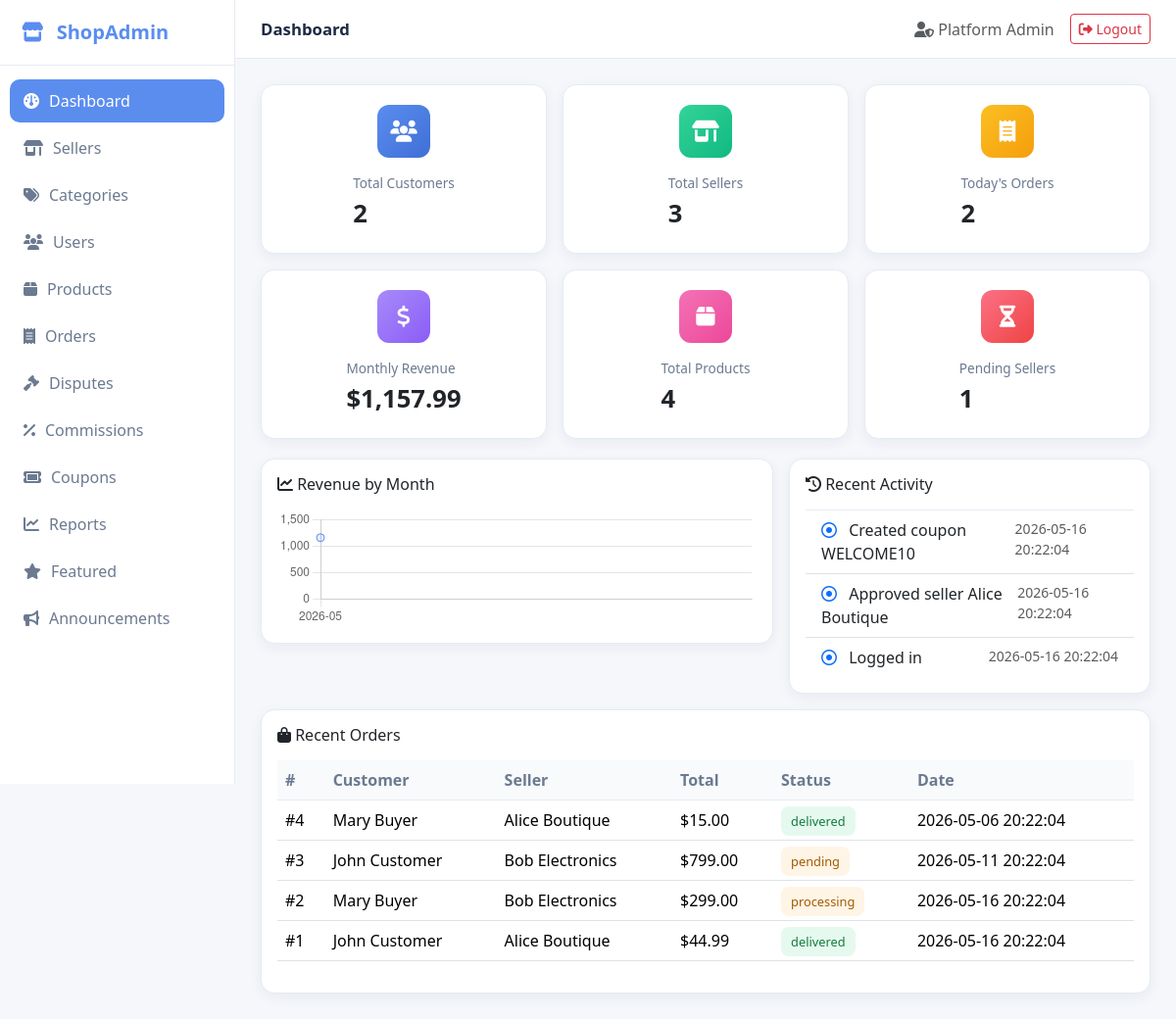
Screenshot of /index.php?url=dashboard (signed in) with the database file from the repository.
### tables this page shows
CREATE TABLE IF NOT EXISTS `activity_log` (
  `id` INT UNSIGNED AUTO_INCREMENT PRIMARY KEY,
  `actor` VARCHAR(120) NOT NULL,
  `action` VARCHAR(255) NOT NULL,
  `created_at` TIMESTAMP DEFAULT CURRENT_TIMESTAMP
);

CREATE TABLE IF NOT EXISTS `orders` (
  `id` INT UNSIGNED AUTO_INCREMENT PRIMARY KEY,
  `customer_id` INT UNSIGNED NOT NULL,
  `seller_id` INT UNSIGNED NOT NULL,
  `total_amount` DECIMAL(10,2) NOT NULL DEFAULT 0,
  `status` ENUM('pending','processing','shipped','delivered','cancelled') NOT NULL DEFAULT 'pending',
  `created_at` TIMESTAMP DEFAULT CURRENT_TIMESTAMP,
  FOREIGN KEY (`customer_id`) REFERENCES `users`(`id`) ON DELETE CASCADE,
  FOREIGN KEY (`seller_id`) REFERENCES `sellers`(`id`) ON DELETE CASCADE
);

CREATE TABLE IF NOT EXISTS `users` (
  `id` INT UNSIGNED AUTO_INCREMENT PRIMARY KEY,
  `name` VARCHAR(100) NOT NULL,
  `email` VARCHAR(150) NOT NULL UNIQUE,
  `password` VARCHAR(255) NOT NULL,
  `role` ENUM('admin','seller','customer','delivery') NOT NULL DEFAULT 'customer',
  `status` ENUM('active','inactive','suspended','pending') NOT NULL DEFAULT 'active',
  `phone` VARCHAR(30) DEFAULT NULL,
  `avatar` VARCHAR(255) DEFAULT NULL,
  `created_at` TIMESTAMP DEFAULT CURRENT_TIMESTAMP
);

CREATE TABLE IF NOT EXISTS `sellers` (
  `id` INT UNSIGNED AUTO_INCREMENT PRIMARY KEY,
  `user_id` INT UNSIGNED NOT NULL,
  `shop_name` VARCHAR(150) NOT NULL,
  `description` TEXT,
  `commission_rate` DECIMAL(5,2) NOT NULL DEFAULT 10.00,
  `approval_status` ENUM('pending','approved','rejected') NOT NULL DEFAULT 'pending',
  `is_suspended` TINYINT(1) NOT NULL DEFAULT 0,
  `banner` VARCHAR(255) DEFAULT NULL,
  `created_at` TIMESTAMP DEFAULT CURRENT_TIMESTAMP,
  FOREIGN KEY (`user_id`) REFERENCES `users`(`id`) ON DELETE CASCADE
);

### controllers/Controller.php (called while the page is built, shortened)
<?php
class Controller {
    public function __construct($db) { $this->db = $db; }
    protected function view($path, $data = []) {
        extract($data);
        require __DIR__ . '/../views/layouts/header.php';
        require __DIR__ . '/../views/' . $path . '.php';
        require __DIR__ . '/../views/layouts/footer.php';
    }
}

### controllers/DashboardController.php (called while the page is built, shortened)
<?php
require_once __DIR__ . '/Controller.php';
require_once __DIR__ . '/../models/UserModel.php';
require_once __DIR__ . '/../models/ProductModel.php';
require_once __DIR__ . '/../models/OrderModel.php';
require_once __DIR__ . '/../models/ActivityModel.php';
class DashboardController extends Controller {
    public function index() {
        $u = new UserModel($this->db);
        $s = new SellerModel($this->db);
        $p = new ProductModel($this->db);
        $o = new OrderModel($this->db);
        $a = new ActivityModel($this->db);
        $data = [
            'pageTitle' => 'Dashboard',
            'totalUsers' => $u->countByRole('customer'),
            'totalSellers' => method_exists($s, 'countAll')
                ? $s->countAll()
                : $this->countTable('sellers'),
            'pending' => method_exists($s, 'countPending')
                ? $s->countPending()
                : $this->countPendingFallback(),
            'todayOrders' => $o->todayCount(),
            'monthRev' => $o->monthlyRevenue(),
            'revenueSeries' => $o->revenueByMonth(),
            'recent' => $o->recent(5),
            'totalProds' => $p->countAll(),
            'activity' => $a->recent(8),
        ];
        $this->view('dashboard/index', $data);
    }
    private function countTable($table)
    {
        $result = $this->db->query("SELECT COUNT(*) as total FROM $table");
        return $result->fetch_assoc()['total'] ?? 0;
    }
    private function countPendingFallback()
    {
        $result = $this->db->query("
            SELECT COUNT(*) as total
            FROM sellers
            WHERE approval_status='pending'
        ");
        return $result->fetch_assoc()['total'] ?? 0;
    }
}

### index.php (called while the page is built, shortened)
<?php
require_once __DIR__ . '/config/db.php';
require_once __DIR__ . '/includes/helpers.php';
require_once __DIR__ . '/includes/auth.php';
$url = $_GET['url'] ?? 'auth/login';
$url = trim($url, '/');
$parts = array_values(array_filter(explode('/', $url)));
$action         = $parts[1] ?? 'index';
$params         = array_slice($parts, 2);
$obj = new $controller($conn);
call_user_func_array([$obj, $action], $params);

### includes/helpers.php (called while the page is built, shortened)
<?php
function e($v) {
    return htmlspecialchars((string)$v, ENT_QUOTES, 'UTF-8');
}
function url($path = '') {
    return BASE_URL . '/index.php?url=' . ltrim($path, '/');
}

### includes/auth.php (called while the page is built, shortened)
<?php
function current_user() {
    return [
        'id'    => $_SESSION['user_id']    ?? null,
        'name'  => $_SESSION['user_name']  ?? '',
        'email' => $_SESSION['user_email'] ?? '',
        'role'  => $_SESSION['user_role']  ?? '',
    ];
}

### models/Model.php (called while the page is built, shortened)
<?php
class Model {
    public function __construct($db) { $this->db = $db; }
}

### models/ActivityModel.php (called while the page is built)
<?php
require_once __DIR__ . '/Model.php';
class ActivityModel extends Model {
    public function recent($limit = 8) {
        $stmt = $this->db->prepare("SELECT * FROM activity_log ORDER BY id DESC LIMIT ?");
        $stmt->bind_param('i', $limit); $stmt->execute();
        return $stmt->get_result()->fetch_all(MYSQLI_ASSOC);
    }
}

### models/UserModel.php (called while the page is built, shortened)
<?php
require_once __DIR__ . '/Model.php';
class UserModel extends Model {
    public function countByRole($role) {
        $stmt = $this->db->prepare("
            SELECT COUNT(*) AS c
            FROM users
            WHERE role = ?
        ");
        $stmt->bind_param('s', $role);
        $stmt->execute();
        $row = $stmt->get_result()->fetch_assoc();
        return (int)($row['c'] ?? 0);
    }
}

### models/OrderModel.php (called while the page is built, shortened)
<?php
require_once __DIR__ . '/Model.php';
class OrderModel extends Model {
    public function todayCount() {
        return (int)$this->db->query("SELECT COUNT(*) c FROM orders WHERE DATE(created_at)=CURDATE()")->fetch_assoc()['c'];
    }
    public function monthlyRevenue() {
        $r = $this->db->query("SELECT COALESCE(SUM(total_amount),0) s FROM orders WHERE MONTH(created_at)=MONTH(CURDATE()) AND YEAR(created_at)=YEAR(CURDATE())")->fetch_assoc();
        return (float)$r['s'];
    }
public function revenueByMonth() {
    $sql = "
        SELECT
            DATE_FORMAT(created_at, '%Y-%m') AS ym,
            COALESCE(SUM(total_amount), 0) AS total
        FROM orders
        GROUP BY DATE_FORMAT(created_at, '%Y-%m')
        ORDER BY ym ASC
    ";
    $result = $this->db->query($sql);
    $data = [];
    while ($row = $result->fetch_assoc()) {
        $data[] = [
            'ym' => $row['ym'],
            'total' => (float)$row['total']
        ];
    }
    return $data;
}
    public function recent($limit = 5) {
        $stmt = $this->db->prepare("SELECT o.*, u.name AS customer_name, s.shop_name FROM orders o JOIN users u ON o.customer_id=u.id JOIN sellers s ON o.seller_id=s.id ORDER BY o.id DESC LIMIT ?");
        $stmt->bind_param('i', $limit); $stmt->execute();
        return $stmt->get_result()->fetch_all(MYSQLI_ASSOC);
    }
}

### models/ProductModel.php (called while the page is built, shortened)
<?php
require_once __DIR__ . '/Model.php';
class ProductModel extends Model {
    public function countAll() {
        return (int)$this->db->query("SELECT COUNT(*) c FROM products")
            ->fetch_assoc()['c'];
    }
}

### views/dashboard/index.php (the view)
<div class="row g-3">
  <?php
  $cards = [
    ['Total Customers', $totalUsers, 'fa-users', 'bg-blue'],
    ['Total Sellers', $totalSellers, 'fa-shop', 'bg-green'],
    ["Today's Orders", $todayOrders, 'fa-receipt', 'bg-orange'],
    ['Monthly Revenue', '$' . number_format($monthRev, 2), 'fa-dollar-sign', 'bg-purple'],
    ['Total Products', $totalProds, 'fa-box', 'bg-pink'],
    ['Pending Sellers', $pending, 'fa-hourglass-half', 'bg-red'],
  ];
  foreach ($cards as $c): ?>
    <div class="col-md-6 col-lg-4">
      <div class="card stat-card">
        <div class="stat-icon <?= $c[3] ?>">
          <i class="fa-solid <?= $c[2] ?>"></i>
        </div>
        <div>
          <p class="stat-label"><?= e($c[0]) ?></p>
          <p class="stat-value"><?= e($c[1]) ?></p>
        </div>
      </div>
    </div>
  <?php endforeach; ?>
</div>
<div class="row g-3 mt-1">
  <div class="col-lg-7">
    <div class="card p-3">
      <h6 class="mb-3"><i class="fa-solid fa-chart-line"></i> Revenue by Month</h6>
      <canvas id="revChart" height="120"></canvas>
    </div>
  </div>
  <div class="col-lg-5">
    <div class="card p-3">
      <h6 class="mb-3"><i class="fa-solid fa-clock-rotate-left"></i> Recent Activity</h6>
      <ul class="list-group list-group-flush">
        <?php foreach ($activity as $a): ?>
          <li class="list-group-item d-flex justify-content-between">
            <span>
              <i class="fa-regular fa-circle-dot text-primary me-2"></i>
              <?= e($a['action']) ?>
            </span>
            <small class="text-muted"><?= e($a['created_at']) ?></small>
          </li>
        <?php endforeach; ?>
      </ul>
    </div>
  </div>
</div>
<div class="card p-3 mt-3">
  <h6 class="mb-3"><i class="fa-solid fa-bag-shopping"></i> Recent Orders</h6>
  <div class="table-responsive">
    <table class="table align-middle">
      <thead>
        <tr>
          <th>#</th>
          <th>Customer</th>
          <th>Seller</th>
          <th>Total</th>
          <th>Status</th>
          <th>Date</th>
        </tr>
      </thead>
      <tbody>
        <?php foreach ($recent as $r): ?>
          <tr>
            <td>#<?= e($r['id']) ?></td>
            <td><?= e($r['customer_name']) ?></td>
            <td><?= e($r['shop_name']) ?></td>
            <td>$<?= number_format($r['total_amount'], 2) ?></td>
            <td>
              <span class="badge-soft badge-<?= $r['status'] === 'delivered' ? 'approved' : 'pending' ?>">
                <?= e($r['status']) ?>
              </span>
            </td>
            <td><?= e($r['created_at']) ?></td>
          </tr>
        <?php endforeach; ?>
      </tbody>
    </table>
  </div>
</div>
<script>
document.addEventListener("DOMContentLoaded", function () {
  const revenueSeries = <?= json_encode($revenueSeries ?? []) ?>;
  console.log("Revenue Series:", revenueSeries); // DEBUG
  const labels = revenueSeries.map(x => String(x.ym));
  const data = revenueSeries.map(x => Number(x.total));
  const canvas = document.getElementById('revChart');
  if (!canvas) return;
  const ctx = canvas.getContext('2d');
  new Chart(ctx, {
    type: 'line',
    data: {
      labels: labels.length ? labels : ['No Data'],
      datasets: [{
        label: 'Revenue ($)',
        data: data.length ? data : [0],
        borderColor: '#5b8def',
        backgroundColor: 'rgba(91,141,239,.15)',
        fill: true,
        tension: 0.35,
        pointRadius: 4
      }]
    },
    options: {
      responsive: true,
      plugins: {
        legend: { display: false }
      },
      scales: {
        y: {
          beginAtZero: true
        }
      }
    }
  });
});
</script>

### views/layouts/header.php (shortened to what this page needs)
<?php $u = current_user(); ?>
<!doctype html>
<html lang="en">
<head>
<link rel="stylesheet" href="https://cdn.jsdelivr.net/npm/bootstrap@5.3.2/dist/css/bootstrap.min.css">
<link rel="stylesheet" href="https://cdnjs.cloudflare.com/ajax/libs/font-awesome/6.5.0/css/all.min.css">
<link rel="stylesheet" href="https://cdn.datatables.net/1.13.7/css/dataTables.bootstrap5.min.css">
<link rel="stylesheet" href="<?= BASE_URL ?>/assets/css/style.css">
</head>
<body>
<div class="app-shell">
  <aside class="sidebar">
    <div class="brand"><i class="fa-solid fa-store"></i> <span><?= e(APP_NAME) ?></span></div>
    <nav class="menu">
      <a href="<?= url('dashboard') ?>"><i class="fa-solid fa-gauge"></i> Dashboard</a>
      <a href="<?= url('sellers') ?>"><i class="fa-solid fa-shop"></i> Sellers</a>
      <a href="<?= url('categories') ?>"><i class="fa-solid fa-tags"></i> Categories</a>
      <a href="<?= url('users') ?>"><i class="fa-solid fa-users"></i> Users</a>
      <a href="<?= url('products') ?>"><i class="fa-solid fa-box"></i> Products</a>
      <a href="<?= url('orders') ?>"><i class="fa-solid fa-receipt"></i> Orders</a>
      <a href="<?= url('disputes') ?>"><i class="fa-solid fa-gavel"></i> Disputes</a>
      <a href="<?= url('commissions') ?>"><i class="fa-solid fa-percent"></i> Commissions</a>
      <a href="<?= url('coupons') ?>"><i class="fa-solid fa-ticket"></i> Coupons</a>
      <a href="<?= url('reports') ?>"><i class="fa-solid fa-chart-line"></i> Reports</a>
      <a href="<?= url('featured') ?>"><i class="fa-solid fa-star"></i> Featured</a>
      <a href="<?= url('announcements') ?>"><i class="fa-solid fa-bullhorn"></i> Announcements</a>
    </nav>
  </aside>
  <div class="main">
    <header class="topbar">
      <div class="topbar-title"><?= e($pageTitle ?? 'Dashboard') ?></div>
      <div class="topbar-right">
        <span class="text-muted me-3"><i class="fa-solid fa-user-shield"></i> <?= e($u['name']) ?></span>
        <a class="btn btn-outline-danger btn-sm" href="<?= url('auth/logout') ?>"><i class="fa-solid fa-right-from-bracket"></i> Logout</a>
      </div>
    </header>
    <main class="content">

### views/layouts/footer.php (shortened to what this page needs)
    </main>
  </div>
</div>
</body>
</html>

### assets/css/style.css (style rules this page uses)
:root { --bg:#f5f7fb; --card:#fff; --primary:#5b8def; --primary-dark:#3f6fd6; --text:#1f2a44; --muted:#6b7a90; --border:#e6ebf2; --success:#22c55e; --danger:#ef4444; --warning:#f59e0b; --shadow:0 4px 14px rgba(20,30,60,.06); }
* { box-sizing:border-box }
body { margin:0;font-family:'Segoe UI',system-ui,sans-serif;background:var(--bg);color:var(--text) }
a { text-decoration:none;color:inherit }
.app-shell { display:flex;min-height:100vh }
.sidebar { width:240px;background:#fff;border-right:1px solid var(--border);padding:18px 0;position:sticky;top:0;height:100vh;transition:transform .25s }
.sidebar .brand { padding:0 22px 18px;font-weight:700;font-size:1.25rem;color:var(--primary);border-bottom:1px solid var(--border) }
.sidebar .brand i { margin-right:8px }
.sidebar .menu { display:flex;flex-direction:column;padding:14px 10px;gap:4px }
.sidebar .menu a { padding:10px 14px;border-radius:10px;color:var(--muted);font-weight:500;display:flex;align-items:center;gap:10px;transition:all .2s }
.sidebar .menu a.active { background:var(--primary);color:#fff }
.main { flex:1;display:flex;flex-direction:column;min-width:0 }
.topbar { background:#fff;padding:14px 26px;border-bottom:1px solid var(--border);display:flex;align-items:center;gap:14px;position:sticky;top:0;z-index:5 }
.topbar-title { font-weight:600;font-size:1.05rem }
.topbar-right { margin-left:auto;display:flex;align-items:center }
.content { padding:26px;max-width:100% }
.card { background:var(--card);border:1px solid var(--border);border-radius:14px;box-shadow:var(--shadow) }
.stat-card { padding:20px;display:flex;align-items:center;gap:16px;transition:transform .2s }
.stat-icon { width:54px;height:54px;border-radius:12px;display:flex;align-items:center;justify-content:center;font-size:22px;color:#fff }
.bg-blue { background:linear-gradient(135deg,#5b8def,#3f6fd6) }
.bg-green { background:linear-gradient(135deg,#34d399,#10b981) }
.bg-orange { background:linear-gradient(135deg,#fbbf24,#f59e0b) }
.bg-pink { background:linear-gradient(135deg,#f472b6,#ec4899) }
.bg-purple { background:linear-gradient(135deg,#a78bfa,#8b5cf6) }
.bg-red { background:linear-gradient(135deg,#fb7185,#ef4444) }
.stat-label { color:var(--muted);font-size:.85rem;margin:0 }
.stat-value { font-size:1.6rem;font-weight:700;margin:2px 0 0 }
.table thead th { background:#f8fafc;color:var(--muted);font-weight:600;border-bottom:1px solid var(--border) }
.badge-soft { padding:6px 10px;border-radius:8px;font-weight:500;font-size:.8rem }
.badge-pending { background:#fff5e6;color:#a35b00 }
.badge-approved { background:#e6f9ee;color:#127c3f }

### rows the page displays
activity_log: action "Created coupon WELCOME10", created_at "2026-05-16 20:22:04"
activity_log: action "Approved seller Alice Boutique", created_at "2026-05-16 20:22:04"
activity_log: action "Logged in", created_at "2026-05-16 20:22:04"
orders: id "4", customer.name "Mary Buyer", seller.shop_name "Alice Boutique", total_amount "15.00", status "delivered", created_at "2026-05-06 20:22:04"
orders: id "3", customer.name "John Customer", seller.shop_name "Bob Electronics", total_amount "799.00", status "pending", created_at "2026-05-11 20:22:04"
orders: id "2", customer.name "Mary Buyer", seller.shop_name "Bob Electronics", total_amount "299.00", status "processing", created_at "2026-05-16 20:22:04"
orders: id "1", customer.name "John Customer", seller.shop_name "Alice Boutique", total_amount "44.99", status "delivered", created_at "2026-05-16 20:22:04"

### other values shown
APP_NAME "ShopAdmin"
$pageTitle "Dashboard"
$u['name'] "Platform Admin"
$c[0] "Total Customers"
$c[1] "2"
$c[0] "Total Sellers"
$c[1] "3"
$c[0] "Today's Orders"
$c[0] "Monthly Revenue"
$c[1] "$1,157.99"
$c[0] "Total Products"
$c[1] "4"
$c[0] "Pending Sellers"
$c[1] "1"
chart data {{ json_encode($revenueSeries ?? []) }} [{"ym":"2026-05","total":1157.99}]
